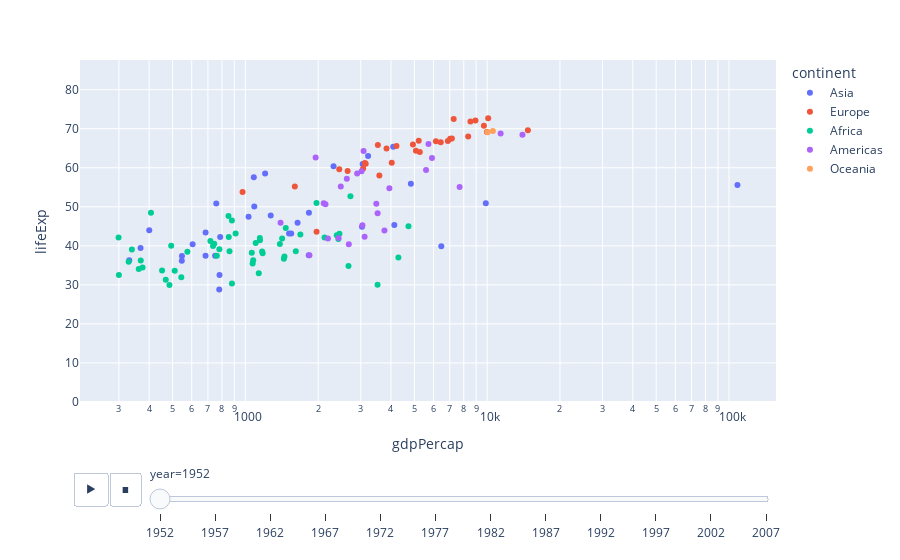

Source (notebook cell):
### Code cell
gap = px.data.gapminder()

fig = px.scatter(gap,
				x='gdpPercap',
				y='lifeExp',
				log_x=True,
				color='continent',
				hover_name='country',
				animation_frame='year',
				# size='pop',
				# size_max=45,
				# facet_col='continent',
				range_y=[0,gap['lifeExp'].max() + 5]
				)

fig.show()

### Figure 1 — Plotly figure (JSON) as saved in the notebook; plotly's stock layout.template omitted (floating-point values rounded to 4 significant figures)
{"data": [{"hovertemplate": "<b>%{hovertext}</b><br><br>continent=Asia<br>year=1952<br>gdpPercap=%{x}<br>lifeExp=%{y}<extra></extra>", "hovertext": ["Afghanistan", "Bahrain", "Bangladesh", "Cambodia", "China", "Hong Kong, China", "India", "Indonesia", "Iran", "Iraq", "Israel", "Japan", "Jordan", "Korea, Dem. Rep.", "Korea, Rep.", "Kuwait", "Lebanon", "Malaysia", "Mongolia", "Myanmar", "Nepal", "Oman", "Pakistan", "Philippines", "Saudi Arabia", "Singapore", "Sri Lanka", "Syria", "Taiwan", "Thailand", "Vietnam", "West Bank and Gaza", "Yemen, Rep."], "legendgroup": "Asia", "marker": {"color": "#636efa", "symbol": "circle"}, "mode": "markers", "name": "Asia", "orientation": "v", "showlegend": true, "type": "scatter", "x": [779.4, 9867.0, 684.2, 368.5, 400.4, 3054.0, 546.6, 749.7, 3035.0, 4130.0, 4087.0, 3217.0, 1547.0, 1088.0, 1031.0, 108400.0, 4835.0, 1831.0, 786.6, 331.0, 545.9, 1828.0, 684.6, 1273.0, 6460.0, 2315.0, 1084.0, 1643.0, 1207.0, 757.8, 605.1, 1516.0, 781.7], "xaxis": "x", "y": [28.8, 50.94, 37.48, 39.42, 44.0, 60.96, 37.37, 37.47, 44.87, 45.32, 65.39, 63.03, 43.16, 50.06, 47.45, 55.56, 55.93, 48.46, 42.24, 36.32, 36.16, 37.58, 43.44, 47.75, 39.88, 60.4, 57.59, 45.88, 58.5, 50.85, 40.41, 43.16, 32.55], "yaxis": "y"}, {"hovertemplate": "<b>%{hovertext}</b><br><br>continent=Europe<br>year=1952<br>gdpPercap=%{x}<br>lifeExp=%{y}<extra></extra>", "hovertext": ["Albania", "Austria", "Belgium", "Bosnia and Herzegovina", "Bulgaria", "Croatia", "Czech Republic", "Denmark", "Finland", "France", "Germany", "Greece", "Hungary", "Iceland", "Ireland", "Italy", "Montenegro", "Netherlands", "Norway", "Poland", "Portugal", "Romania", "Serbia", "Slovak Republic", "Slovenia", "Spain", "Sweden", "Switzerland", "Turkey", "United Kingdom"], "legendgroup": "Europe", "marker": {"color": "#EF553B", "symbol": "circle"}, "mode": "markers", "name": "Europe", "orientation": "v", "showlegend": true, "type": "scatter", "x": [1601.0, 6137.0, 8343.0, 973.5, 2444.0, 3119.0, 6876.0, 9692.0, 6425.0, 7030.0, 7144.0, 3531.0, 5264.0, 7268.0, 5210.0, 4931.0, 2648.0, 8942.0, 10100.0, 4029.0, 3068.0, 3145.0, 3581.0, 5075.0, 4215.0, 3834.0, 8528.0, 14730.0, 1969.0, 9980.0], "xaxis": "x", "y": [55.23, 66.8, 68.0, 53.82, 59.6, 61.21, 66.87, 70.78, 66.55, 67.41, 67.5, 65.86, 64.03, 72.49, 66.91, 65.94, 59.16, 72.13, 72.67, 61.31, 59.82, 61.05, 58.0, 64.36, 65.57, 64.94, 71.86, 69.62, 43.59, 69.18], "yaxis": "y"}, {"hovertemplate": "<b>%{hovertext}</b><br><br>continent=Africa<br>year=1952<br>gdpPercap=%{x}<br>lifeExp=%{y}<extra></extra>", "hovertext": ["Algeria", "Angola", "Benin", "Botswana", "Burkina Faso", "Burundi", "Cameroon", "Central African Republic", "Chad", "Comoros", "Congo, Dem. Rep.", "Congo, Rep.", "Cote d'Ivoire", "Djibouti", "Egypt", "Equatorial Guinea", "Eritrea", "Ethiopia", "Gabon", "Gambia", "Ghana", "Guinea", "Guinea-Bissau", "Kenya", "Lesotho", "Liberia", "Libya", "Madagascar", "Malawi", "Mali", "Mauritania", "Mauritius", "Morocco", "Mozambique", "Namibia", "Niger", "Nigeria", "Reunion", "Rwanda", "Sao Tome and Principe", "Senegal", "Sierra Leone", "Somalia", "South Africa", "Sudan", "Swaziland", "Tanzania", "Togo", "Tunisia", "Uganda", "Zambia", "Zimbabwe"], "legendgroup": "Africa", "marker": {"color": "#00cc96", "symbol": "circle"}, "mode": "markers", "name": "Africa", "orientation": "v", "showlegend": true, "type": "scatter", "x": [2449.0, 3521.0, 1063.0, 851.2, 543.3, 339.3, 1173.0, 1071.0, 1179.0, 1103.0, 780.5, 2126.0, 1389.0, 2670.0, 1419.0, 375.6, 328.9, 362.1, 4293.0, 485.2, 911.3, 510.2, 299.9, 853.5, 298.8, 575.6, 2388.0, 1443.0, 369.2, 452.3, 743.1, 1968.0, 1688.0, 468.5, 2424.0, 761.9, 1077.0, 2719.0, 493.3, 879.6, 1450.0, 879.8, 1136.0, 4725.0, 1616.0, 1148.0, 716.7, 859.8, 1468.0, 734.8, 1147.0, 406.9], "xaxis": "x", "y": [43.08, 30.02, 38.22, 47.62, 31.98, 39.03, 38.52, 35.46, 38.09, 40.72, 39.14, 42.11, 40.48, 34.81, 41.89, 34.48, 35.93, 34.08, 37.0, 30.0, 43.15, 33.61, 32.5, 42.27, 42.14, 38.48, 42.72, 36.68, 36.26, 33.69, 40.54, 50.99, 42.87, 31.29, 41.73, 37.44, 36.32, 52.72, 40.0, 46.47, 37.28, 30.33, 32.98, 45.01, 38.63, 41.41, 41.22, 38.6, 44.6, 39.98, 42.04, 48.45], "yaxis": "y"}, {"hovertemplate": "<b>%{hovertext}</b><br><br>continent=Americas<br>year=1952<br>gdpPercap=%{x}<br>lifeExp=%{y}<extra></extra>", "hovertext": ["Argentina", "Bolivia", "Brazil", "Canada", "Chile", "Colombia", "Costa Rica", "Cuba", "Dominican Republic", "Ecuador", "El Salvador", "Guatemala", "Haiti", "Honduras", "Jamaica", "Mexico", "Nicaragua", "Panama", "Paraguay", "Peru", "Puerto Rico", "Trinidad and Tobago", "United States", "Uruguay", "Venezuela"], "legendgroup": "Americas", "marker": {"color": "#ab63fa", "symbol": "circle"}, "mode": "markers", "name": "Americas", "orientation": "v", "showlegend": true, "type": "scatter", "x": [5911.0, 2677.0, 2109.0, 11370.0, 3940.0, 2144.0, 2627.0, 5587.0, 1398.0, 3522.0, 3048.0, 2428.0, 1840.0, 2195.0, 2899.0, 3478.0, 3112.0, 2480.0, 1952.0, 3759.0, 3082.0, 3023.0, 13990.0, 5717.0, 7690.0], "xaxis": "x", "y": [62.48, 40.41, 50.92, 68.75, 54.74, 50.64, 57.21, 59.42, 45.93, 48.36, 45.26, 42.02, 37.58, 41.91, 58.53, 50.79, 42.31, 55.19, 62.65, 43.9, 64.28, 59.1, 68.44, 66.07, 55.09], "yaxis": "y"}, {"hovertemplate": "<b>%{hovertext}</b><br><br>continent=Oceania<br>year=1952<br>gdpPercap=%{x}<br>lifeExp=%{y}<extra></extra>", "hovertext": ["Australia", "New Zealand"], "legendgroup": "Oceania", "marker": {"color": "#FFA15A", "symbol": "circle"}, "mode": "markers", "name": "Oceania", "orientation": "v", "showlegend": true, "type": "scatter", "x": [10040.0, 10560.0], "xaxis": "x", "y": [69.12, 69.39], "yaxis": "y"}], "layout": {"legend": {"title": {"text": "continent"}, "tracegroupgap": 0}, "margin": {"t": 60}, "sliders": [{"active": 0, "currentvalue": {"prefix": "year="}, "len": 0.9, "pad": {"b": 10, "t": 60}, "steps": [{"args": [["1952"], {"frame": {"duration": 0, "redraw": false}, "fromcurrent": true, "mode": "immediate", "transition": {"duration": 0, "easing": "linear"}}], "label": "1952", "method": "animate"}, {"args": [["1957"], {"frame": {"duration": 0, "redraw": false}, "fromcurrent": true, "mode": "immediate", "transition": {"duration": 0, "easing": "linear"}}], "label": "1957", "method": "animate"}, {"args": [["1962"], {"frame": {"duration": 0, "redraw": false}, "fromcurrent": true, "mode": "immediate", "transition": {"duration": 0, "easing": "linear"}}], "label": "1962", "method": "animate"}, {"args": [["1967"], {"frame": {"duration": 0, "redraw": false}, "fromcurrent": true, "mode": "immediate", "transition": {"duration": 0, "easing": "linear"}}], "label": "1967", "method": "animate"}, {"args": [["1972"], {"frame": {"duration": 0, "redraw": false}, "fromcurrent": true, "mode": "immediate", "transition": {"duration": 0, "easing": "linear"}}], "label": "1972", "method": "animate"}, {"args": [["1977"], {"frame": {"duration": 0, "redraw": false}, "fromcurrent": true, "mode": "immediate", "transition": {"duration": 0, "easing": "linear"}}], "label": "1977", "method": "animate"}, {"args": [["1982"], {"frame": {"duration": 0, "redraw": false}, "fromcurrent": true, "mode": "immediate", "transition": {"duration": 0, "easing": "linear"}}], "label": "1982", "method": "animate"}, {"args": [["1987"], {"frame": {"duration": 0, "redraw": false}, "fromcurrent": true, "mode": "immediate", "transition": {"duration": 0, "easing": "linear"}}], "label": "1987", "method": "animate"}, {"args": [["1992"], {"frame": {"duration": 0, "redraw": false}, "fromcurrent": true, "mode": "immediate", "transition": {"duration": 0, "easing": "linear"}}], "label": "1992", "method": "animate"}, {"args": [["1997"], {"frame": {"duration": 0, "redraw": false}, "fromcurrent": true, "mode": "immediate", "transition": {"duration": 0, "easing": "linear"}}], "label": "1997", "method": "animate"}, {"args": [["2002"], {"frame": {"duration": 0, "redraw": false}, "fromcurrent": true, "mode": "immediate", "transition": {"duration": 0, "easing": "linear"}}], "label": "2002", "method": "animate"}, {"args": [["2007"], {"frame": {"duration": 0, "redraw": false}, "fromcurrent": true, "mode": "immediate", "transition": {"duration": 0, "easing": "linear"}}], "label": "2007", "method": "animate"}], "x": 0.1, "xanchor": "left", "y": 0, "yanchor": "top"}], "updatemenus": [{"buttons": [{"args": [null, {"frame": {"duration": 500, "redraw": false}, "fromcurrent": true, "mode": "immediate", "transition": {"duration": 500, "easing": "linear"}}], "label": "&#9654;", "method": "animate"}, {"args": [[null], {"frame": {"duration": 0, "redraw": false}, "fromcurrent": true, "mode": "immediate", "transition": {"duration": 0, "easing": "linear"}}], "label": "&#9724;", "method": "animate"}], "direction": "left", "pad": {"r": 10, "t": 70}, "showactive": false, "type": "buttons", "x": 0.1, "xanchor": "right", "y": 0, "yanchor": "top"}], "xaxis": {"anchor": "y", "domain": [0, 1], "title": {"text": "gdpPercap"}, "type": "log"}, "yaxis": {"anchor": "x", "domain": [0, 1], "range": [0, 87.6], "title": {"text": "lifeExp"}}}}
